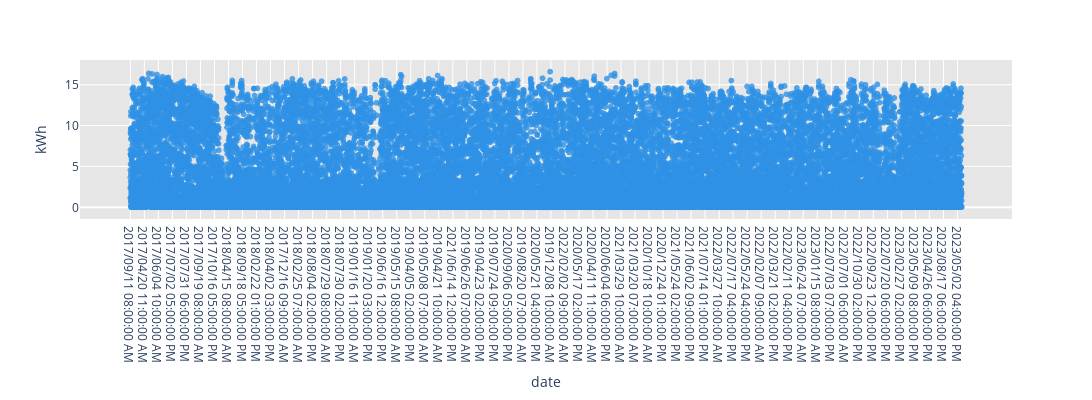

The notebook cell this image was saved under:
### Code cell
import plotly.express as px

# x and y given as DataFrame columns
fig = px.scatter(
      df_fire_hall_hq, 
      x="date", y="kWh", 
      opacity=0.8, 
      width=5000, height=400, 
      color_discrete_sequence=px.colors.qualitative.Dark24
)
fig.update_layout(
    plot_bgcolor="#e6e6e6",
    paper_bgcolor="#ffffff"
)
fig.show()

### Figure 1 — Plotly figure (JSON) as saved in the notebook; plotly's stock layout.template omitted (floating-point values rounded to 4 significant figures; data arrays with more than 128 entries replaced by an {"elided": "..."} marker saying what was removed)
{"data": [{"hovertemplate": "date=%{x}<br>kWh=%{y}<extra></extra>", "legendgroup": "", "marker": {"color": "#2E91E5", "opacity": 0.8, "symbol": "circle"}, "mode": "markers", "name": "", "showlegend": false, "type": "scattergl", "x": {"elided": "28048 str values"}, "xaxis": "x", "y": {"elided": "28048 float values"}, "yaxis": "y"}], "layout": {"height": 400, "legend": {"tracegroupgap": 0}, "margin": {"t": 60}, "paper_bgcolor": "#ffffff", "plot_bgcolor": "#e6e6e6", "width": 5000, "xaxis": {"anchor": "y", "domain": [0, 1], "title": {"text": "date"}}, "yaxis": {"anchor": "x", "domain": [0, 1], "title": {"text": "kWh"}}}}
